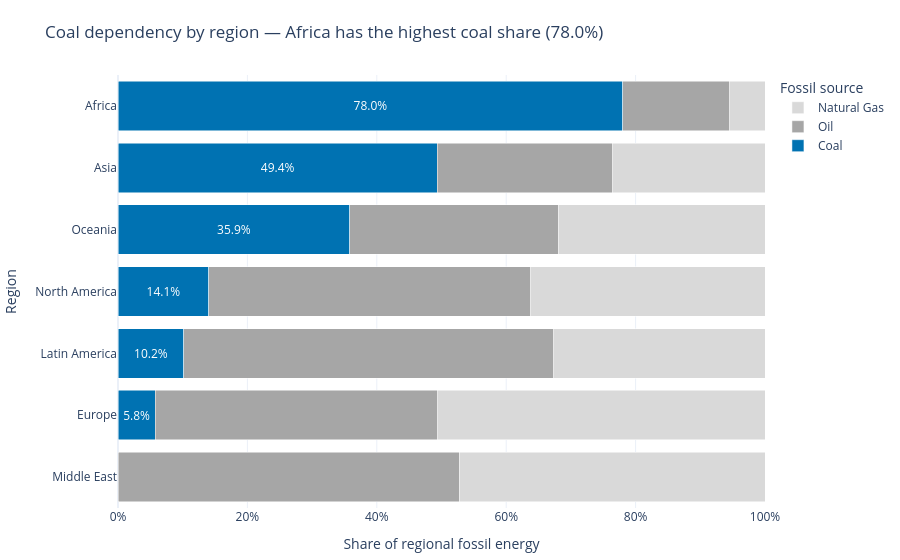

The notebook cell this image was saved under:
### Markdown cell above
## Task 3 — 100% stacked bar: which region relies most on coal?

**What to build:** A horizontal 100% stacked bar chart showing, for each **Region**, how its fossil energy splits between Coal, Oil and Natural Gas. This is the **same data as your Task 1 treemap**, visualised a second way.

**Requirements:**
- Reuse `df_fossil` from Task 1; aggregate TWh by `Region` × `Source` and convert to **shares of each region's fossil total**
- Horizontal bars, regions **sorted by coal share** (highest at the top)
- Coal is the segment on the baseline (first in `category_orders`) and the **only coloured segment** — keep it the same colour as in Task 1; Oil and Natural Gas in two greys
- Percentage labels on the coal segments only
- Insight title naming the most coal-dependent region and its coal share

> 💡 `df.groupby('Region')['TWh'].transform('sum')` gives each row its region total

### Code cell
# Task 3 — 100% stacked bar: regional fossil-energy mix

# Step 1: Create fossil-energy dataset
df_fossil = df[
    df["Source_Type"] == "Fossil"
].copy()

# Step 2: Aggregate fossil TWh by Region and Source
regional_source = (
    df_fossil.groupby(["Region", "Source"], as_index=False)["TWh"]
    .sum()
)

# Step 3: Convert each source value into its share of that region's fossil-energy total
regional_source["Region_Total"] = (
    regional_source.groupby("Region")["TWh"].transform("sum")
)

regional_source["Share"] = (
    regional_source["TWh"] / regional_source["Region_Total"]
)

# Step 4: Ensure all three fossil categories are present
regions = df_fossil.groupby("Region")["TWh"].sum().index.tolist()

fossil_sources = ["Coal", "Oil", "Natural Gas"]

share_table = (
    regional_source.pivot(
        index="Region",
        columns="Source",
        values="Share"
    )
    .reindex(index=regions, columns=fossil_sources)
    .fillna(0)
)

# Step 5: Sort regions by coal share, highest at the top
coal_share = share_table["Coal"].sort_values(ascending=False)

ordered_regions = coal_share.index.tolist()

# Step 6: Create figure
fig3 = go.Figure()

segment_colours = {
    "Coal": SOURCE_COLOURS["Coal"],
    "Oil": "#A6A6A6",
    "Natural Gas": "#D9D9D9"
}

# Step 7: Add fossil energy sources
for source in fossil_sources:

    shares = share_table.loc[ordered_regions, source]

    # Percentage labels appear only on Coal
    text_labels = [
        f"{v:.1%}" if source == "Coal" and v > 0 else ""
        for v in shares
    ]

    fig3.add_trace(go.Bar(
        name=source,
        y=ordered_regions,
        x=shares,
        orientation="h",
        marker_color=segment_colours[source],
        text=text_labels,
        textposition="inside" if source == "Coal" else "none",
        insidetextanchor="middle",
        hovertemplate=f"{source}: %{{x:.1%}}<extra></extra>"
    ))

# Step 8: Update chart layout
fig3.update_layout(
    barmode="stack",

    title=(
        f"Coal dependency by region — {coal_share.index[0]} "
        f"has the highest coal share ({coal_share.iloc[0]:.1%})"
    ),

    xaxis=dict(
        title="Share of regional fossil energy",
        tickformat=".0%",
        range=[0, 1]
    ),

    yaxis=dict(
        title="Region",
        categoryorder="array",
        categoryarray=ordered_regions,
        autorange="reversed"
    ),

    legend_title="Fossil source",

    template="plotly_white",

    margin=dict(t=75, l=10, r=10, b=10)
)

# Step 9: Display chart
fig3.show()

# Step 10: Print insight
print(
    f"Insight: {coal_share.index[0]} is the most coal-dependent region: "
    f"coal represents {coal_share.iloc[0]:.1%} of its fossil-energy total."
)

### Figure 1 — Plotly figure (JSON) as saved in the notebook; plotly's stock layout.template omitted (floating-point values rounded to 4 significant figures)
{"data": [{"hovertemplate": "Coal: %{x:.1%}<extra></extra>", "insidetextanchor": "middle", "marker": {"color": "#0072B2"}, "name": "Coal", "orientation": "h", "text": ["78.0%", "49.4%", "35.9%", "14.1%", "10.2%", "5.8%", ""], "textposition": "inside", "type": "bar", "x": [0.7804, 0.4937, 0.3585, 0.1406, 0.1019, 0.05765, 0.0], "y": ["Africa", "Asia", "Oceania", "North America", "Latin America", "Europe", "Middle East"]}, {"hovertemplate": "Oil: %{x:.1%}<extra></extra>", "insidetextanchor": "middle", "marker": {"color": "#A6A6A6"}, "name": "Oil", "orientation": "h", "text": ["", "", "", "", "", "", ""], "textposition": "none", "type": "bar", "x": [0.1648, 0.2711, 0.3223, 0.4973, 0.5718, 0.4364, 0.5271], "y": ["Africa", "Asia", "Oceania", "North America", "Latin America", "Europe", "Middle East"]}, {"hovertemplate": "Natural Gas: %{x:.1%}<extra></extra>", "insidetextanchor": "middle", "marker": {"color": "#D9D9D9"}, "name": "Natural Gas", "orientation": "h", "text": ["", "", "", "", "", "", ""], "textposition": "none", "type": "bar", "x": [0.05476, 0.2352, 0.3192, 0.3621, 0.3264, 0.5059, 0.4729], "y": ["Africa", "Asia", "Oceania", "North America", "Latin America", "Europe", "Middle East"]}], "layout": {"barmode": "stack", "legend": {"title": {"text": "Fossil source"}}, "margin": {"b": 10, "l": 10, "r": 10, "t": 75}, "title": {"text": "Coal dependency by region — Africa has the highest coal share (78.0%)"}, "xaxis": {"range": [0, 1], "tickformat": ".0%", "title": {"text": "Share of regional fossil energy"}}, "yaxis": {"autorange": "reversed", "categoryarray": ["Africa", "Asia", "Oceania", "North America", "Latin America", "Europe", "Middle East"], "categoryorder": "array", "title": {"text": "Region"}}}}
